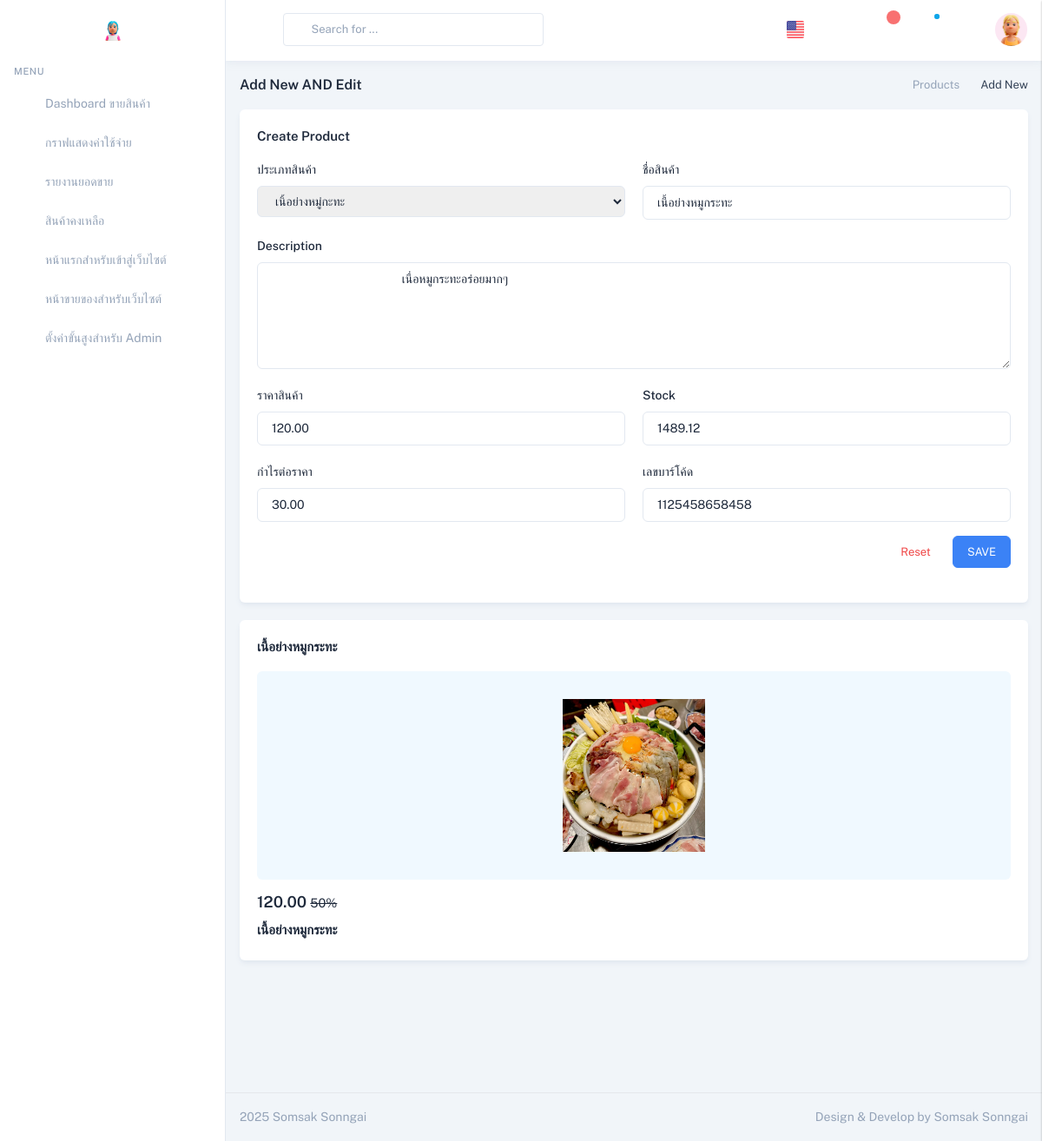
/EditAdd/1/ (signed in), run on an earlier commit of the app's database.
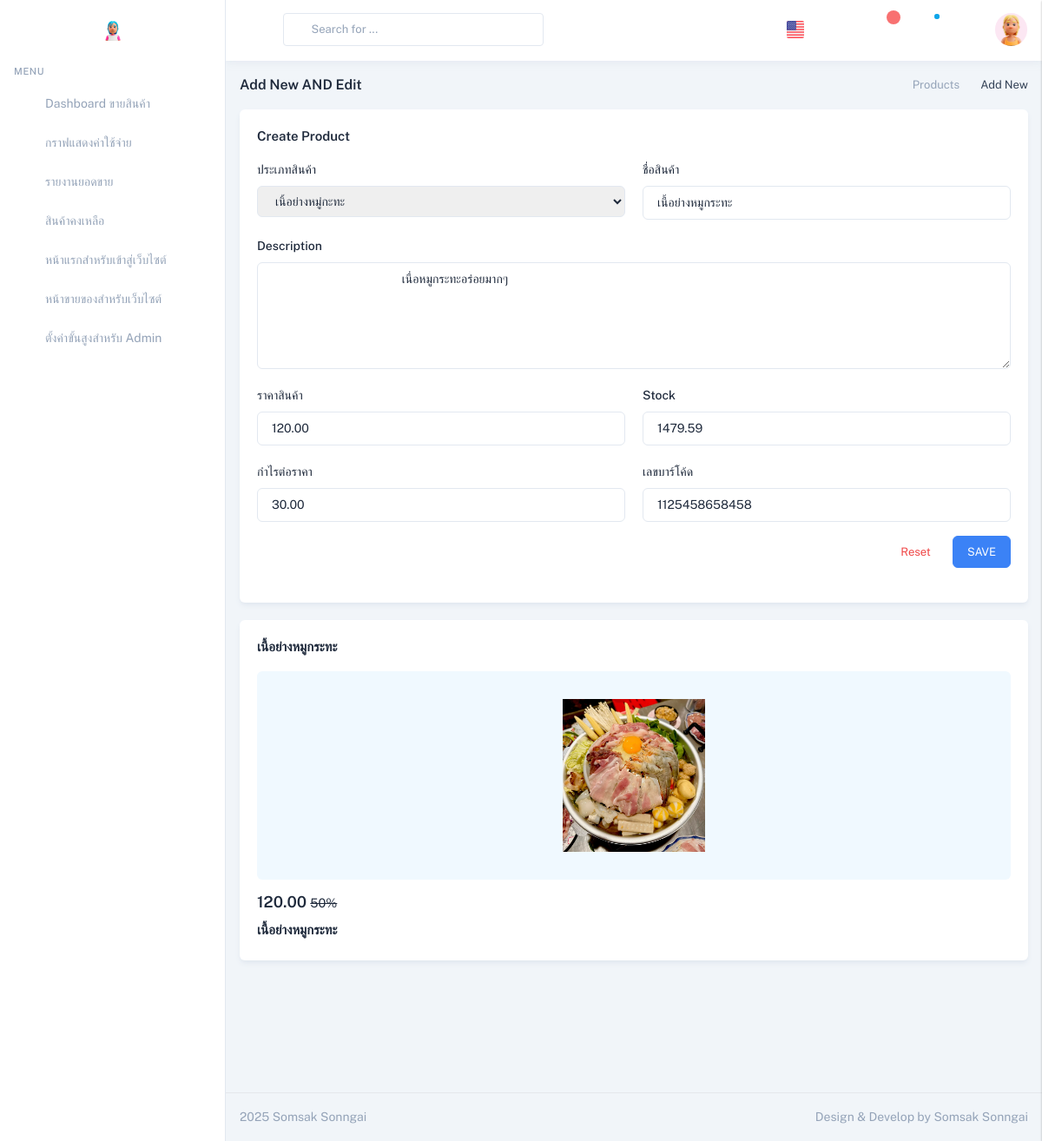
And on a later commit of the database.
### productapp/models.py (models this page shows, shortened)
class Product1(models.Model):
    category = models.ForeignKey(Category, on_delete=models.CASCADE,null=True)  # เชื่อมโยงกับ Category
    name = models.CharField(max_length=100)  # ชื่อสินค้า
    description = models.TextField(max_length=500)
    price = models.DecimalField(max_digits=10, decimal_places=2)
    stock = models.DecimalField(max_digits=10, decimal_places=2)
    is_trending = models.BooleanField(default=False)
    image = models.ImageField(upload_to="product")
    profitprice = models.DecimalField(max_digits=10, decimal_places=2)
    created_at = models.DateTimeField(auto_now_add=True)  # วันที่เพิ่ม
    updated_at = models.DateTimeField(auto_now=True)      # วันที่แก้ไข
    barcode = models.IntegerField()

class Category(models.Model):
    name = models.CharField(max_length=100, unique=True)  # ชื่อหมวดหมู่

### DashboardUser/views.py (the view, shortened to what this page needs)
# urls.py: path("EditAdd/<int:id>/",views.EditAdd, name="EditAdd"),#5
@login_required(login_url='/login_cover/') # สำหรับการามัครสมาชิก
@user_passes_test(is_special_admin,login_url='/eror404/') # ถ้าไม่ได้อนุญาติก็จะdirect ไปที่ urlนั้ อนุญาติเข้าสู่ระบบโดยกลุ่มนี้นอกเหนือจากกลุ่มนั้ก็ไม่สามารถเข้าไปได้
def EditAdd(request,id):
    product = get_object_or_404(Product1, pk=id)
    filter2 = Category.objects.all()
    filter1= Product1.objects.all()
    filter2=Category.objects.all()
    product=Product1.objects.get(pk=id)
    ProductStock = Product1.objects.filter(stock__lt=10).values("id", "name", "stock","updated_at")
    total_product_count = Product1.objects.filter(stock__lt=10).count()
    print ("การนับข้อมูล",total_product_count);
    ProductStock = Product1.objects.filter(stock__lt=10).values("id", "name", "stock","updated_at")
    return render (request,"EditAdd.html",{"product":product,"filter1":filter1,"filter2":filter2,"ProductStock":ProductStock,"total_product_count":total_product_count})

### DashboardUser/views.py (called while the page is built)
def is_special_admin(user):
    print(f"Checking access for: {user}")
    print(f"User Authenticated: {user.is_authenticated}")
    print(f"User Groups: {user.groups.all()}")
    return user.is_authenticated and user.groups.filter(name='SpecialAdmin').exists()

### DashboardUser/templates/EditAdd.html (shortened to what the changed rows need)
{% extends "LayoutDashbords.html"%}
{% load humanize %}
{% load static %}
{% block content%}
<div class="relative min-h-screen group-data-[sidebar-size=sm]:min-h-sm">
    <div class="group-data-[sidebar-size=lg]:ltr:md:ml-vertical-menu group-data-[sidebar-size=lg]:rtl:md:mr-vertical-menu group-data-[sidebar-size=md]:ltr:ml-vertical-menu-md group-data-[sidebar-size=md]:rtl:mr-vertical-menu-md group-data-[sidebar-size=sm]:ltr:ml-vertical-menu-sm group-data-[sidebar-size=sm]:rtl:mr-vertical-menu-sm pt-[calc(theme('spacing.header')_*_1)] pb-[calc(theme('spacing.header')_*_0.8)] px-4 group-data-[navbar=bordered]:pt-[calc(theme('spacing.header')_*_1.3)] group-data-[navbar=hidden]:pt-0 group-data-[layout=horizontal]:mx-auto group-data-[layout=horizontal]:max-w-screen-2xl group-data-[layout=horizontal]:px-0 group-data-[layout=horizontal]:group-data-[sidebar-size=lg]:ltr:md:ml-auto group-data-[layout=horizontal]:group-data-[sidebar-size=lg]:rtl:md:mr-auto group-data-[layout=horizontal]:md:pt-[calc(theme('spacing.header')_*_1.6)] group-data-[layout=horizontal]:px-3 group-data-[layout=horizontal]:group-data-[navbar=hidden]:pt-[calc(theme('spacing.header')_*_0.9)]">
        <div class="container-fluid group-data-[content=boxed]:max-w-boxed mx-auto">
            <div class="grid grid-cols-1 xl:grid-cols-12 gap-x-5">
                <div class="xl:col-span-9">
                    <div class="card">
                        <div class="card-body">
                            <form method="POST" action="{% url 'EditAdd' product.id %}">
                                <div class="grid grid-cols-1 gap-5 lg:grid-cols-2 xl:grid-cols-12">
                                    <div class="xl:col-span-4">
                                        <label for="taxApplicable" class="inline-block mb-2 text-base font-medium">ประเภทสินค้า</label>
                                        <select name="taxApplicable" id="taxApplicable" required
                                        class="form-input border-slate-200 dark:border-zink-500 focus:outline-none focus:border-custom-500 disabled:bg-slate-100 dark:disabled:bg-zink-600 disabled:border-slate-300 dark:disabled:border-zink-500 dark:disabled:text-zink-200 disabled:text-slate-500 dark:text-zink-100 dark:bg-zink-700 dark:focus:border-custom-800 placeholder:text-slate-400 dark:placeholder:text-zink-200">
                                            {% for category in filter2 %}
                                                <option value="{{ category.id }}" {% if category.id == product.category.id %}selected{% endif %}>
                                                    {{ category.name }}
                                                </option>
                                            {% endfor %}
                                        </select>
                                    </div>
                                    <div class="xl:col-span-4">
                                        <label for="product_name" class="inline-block mb-2 text-base font-medium">ชื่อสินค้า</label>
                                        <input type="text" id="product_name" name="product_name" value="{{ product.name }}" required
                                        class="form-input border-slate-200 dark:border-zink-500 focus:outline-none focus:border-custom-500 disabled:bg-slate-100 dark:disabled:bg-zink-600 disabled:border-slate-300 dark:disabled:border-zink-500 dark:disabled:text-zink-200 disabled:text-slate-500 dark:text-zink-100 dark:bg-zink-700 dark:focus:border-custom-800 placeholder:text-slate-400 dark:placeholder:text-zink-200"
                                            placeholder="กรอกชื่อสินค้า">
                                    </div>
                                    <div class="lg:col-span-2 xl:col-span-12">
                                        <label for="productDescription" class="inline-block mb-2 text-base font-medium">Description</label>
                                        <textarea id="productDescription" name="productDescription" rows="5" required
                                        class="form-input border-slate-200 dark:border-zink-500 focus:outline-none focus:border-custom-500 disabled:bg-slate-100 dark:disabled:bg-zink-600 disabled:border-slate-300 dark:disabled:border-zink-500 dark:disabled:text-zink-200 disabled:text-slate-500 dark:text-zink-100 dark:bg-zink-700 dark:focus:border-custom-800 placeholder:text-slate-400 dark:placeholder:text-zink-200">
                                            {{ product.description }}
                                        </textarea>
                                    </div>
                                    <div class="xl:col-span-4">
                                        <label for="product_price" class="inline-block mb-2 text-base font-medium">ราคาสินค้า</label>
                                        <input type="number" id="product_price" name="product_price" step="0.01" required
                                            value="{{ product.price }}" class="form-input border-slate-200 dark:border-zink-500 focus:outline-none focus:border-custom-500 disabled:bg-slate-100 dark:disabled:bg-zink-600 disabled:border-slate-300 dark:disabled:border-zink-500 dark:disabled:text-zink-200 disabled:text-slate-500 dark:text-zink-100 dark:bg-zink-700 dark:focus:border-custom-800 placeholder:text-slate-400 dark:placeholder:text-zink-200">
                                    </div>
                                    <div class="xl:col-span-4">
                                        <label for="stock" class="inline-block mb-2 text-base font-medium">Stock</label>
                                        <input type="number" step="any" id="stock" name="stock" required value="{{ product.stock }}"
                                        class="form-input border-slate-200 dark:border-zink-500 focus:outline-none focus:border-custom-500 disabled:bg-slate-100 dark:disabled:bg-zink-600 disabled:border-slate-300 dark:disabled:border-zink-500 dark:disabled:text-zink-200 disabled:text-slate-500 dark:text-zink-100 dark:bg-zink-700 dark:focus:border-custom-800 placeholder:text-slate-400 dark:placeholder:text-zink-200">
                                    </div>
                                    <div class="xl:col-span-4">
                                        <label for="profitprice" class="inline-block mb-2 text-base font-medium">กำไรต่อราคา</label>
                                        <input type="number" id="profitprice" name="profitprice" step="0.01" required value="{{ product.profitprice }}"
                                        class="form-input border-slate-200 dark:border-zink-500 focus:outline-none focus:border-custom-500 disabled:bg-slate-100 dark:disabled:bg-zink-600 disabled:border-slate-300 dark:disabled:border-zink-500 dark:disabled:text-zink-200 disabled:text-slate-500 dark:text-zink-100 dark:bg-zink-700 dark:focus:border-custom-800 placeholder:text-slate-400 dark:placeholder:text-zink-200">
                                    </div>
                                    <div class="xl:col-span-4">
                                        <label for="barcode" class="inline-block mb-2 text-base font-medium">เลขบาร์โค้ด</label>
                                        <input type="text" id="barcode" name="barcode" required value="{{ product.barcode }}"
                                        class="form-input border-slate-200 dark:border-zink-500 focus:outline-none focus:border-custom-500 disabled:bg-slate-100 dark:disabled:bg-zink-600 disabled:border-slate-300 dark:disabled:border-zink-500 dark:disabled:text-zink-200 disabled:text-slate-500 dark:text-zink-100 dark:bg-zink-700 dark:focus:border-custom-800 placeholder:text-slate-400 dark:placeholder:text-zink-200">
                                    </div>
                                </div>
                            </form>
                        </div>
                    </div>
                </div>
                <div class="xl:col-span-3">
                    <div class="card sticky top-[calc(theme('spacing.header')_*_1.3)]">
                        <div class="card-body">
                            <h6 class="mb-4 text-15">{{ product.name }}</h6>
                            <div class="px-5 py-8 rounded-md bg-sky-50 dark:bg-zink-600">
                                <img src="{{ product.image.url }}" alt="" class="block mx-auto h-44">
                            </div>
                            <div class="mt-3">
                                <h5 class="mb-2">{{product.price}} <small class="font-normal line-through">50%</small></h5>
                                <h6 class="mb-1 text-15">{{ product.name }}</h6>
                            </div>
                        </div>
                    </div>
                </div>
            </div>
        </div>
    </div>
</div>
{% endblock%}

What changed in the data, as far as the page shows it:
changed Product1 "เนื้อย่างหมูกระทะ": stock "1489.12" → "1479.59"
